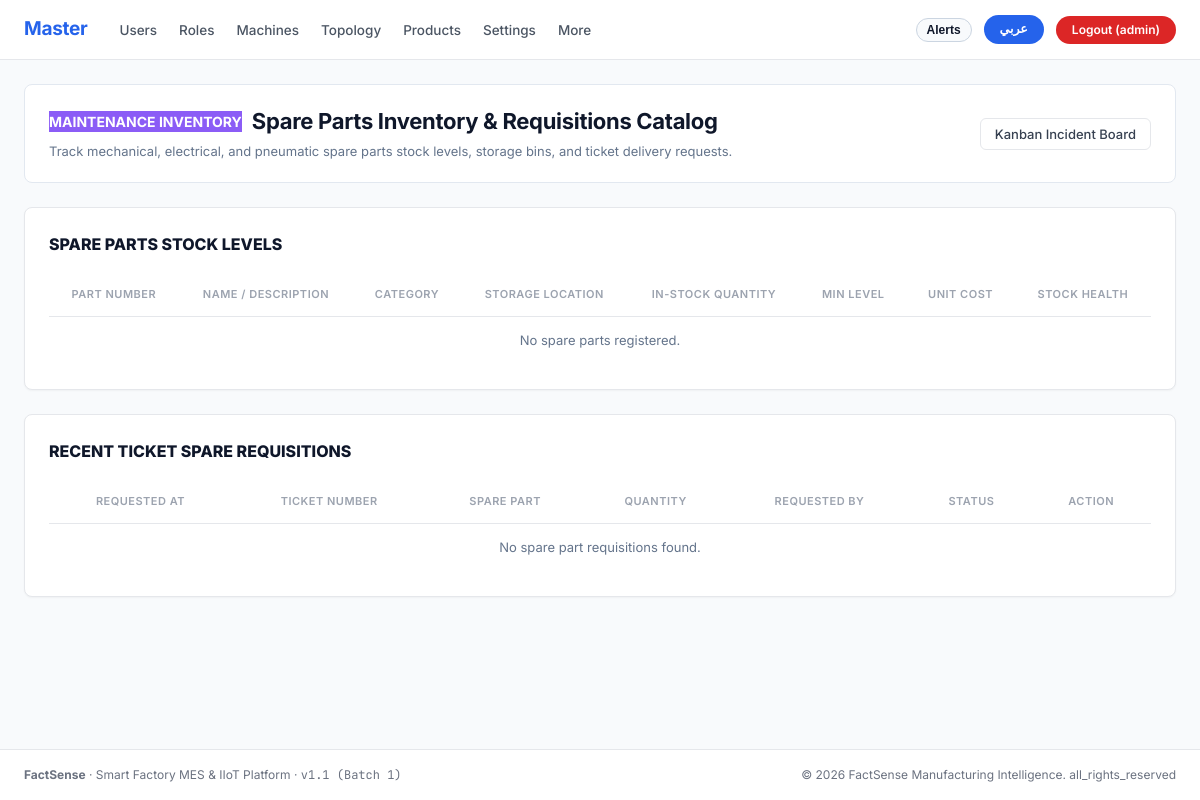
/maintenance/spares/ (signed in), run on an earlier commit of the app's database.
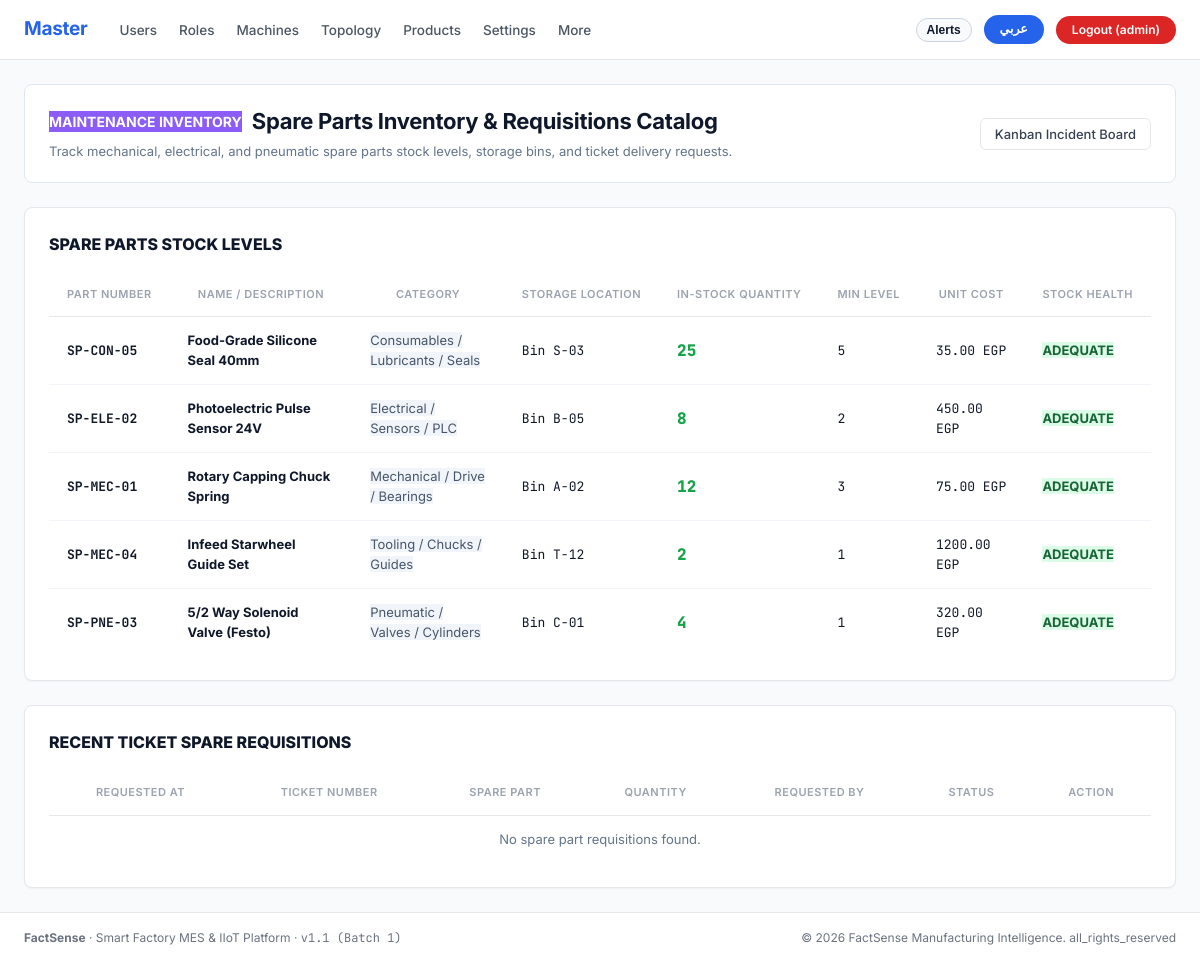
And on a later commit of the database.
### apps/operations/models.py (models this page shows, shortened)
class SparePart(models.Model):
    CATEGORY_CHOICES = [
        ('MECHANICAL', 'Mechanical / Drive / Bearings'),
        ('ELECTRICAL', 'Electrical / Sensors / PLC'),
        ('PNEUMATIC', 'Pneumatic / Valves / Cylinders'),
        ('TOOLING', 'Tooling / Chucks / Guides'),
        ('CONSUMABLE', 'Consumables / Lubricants / Seals'),
    ]
    id = models.UUIDField(primary_key=True, default=uuid.uuid4, editable=False)
    factory = models.ForeignKey(Factory, on_delete=models.CASCADE, related_name='spare_parts', null=True, blank=True)
    part_number = models.CharField(max_length=50, unique=True)
    name = models.CharField(max_length=150)
    name_ar = models.CharField(max_length=150, blank=True)
    category = models.CharField(max_length=30, choices=CATEGORY_CHOICES, default='MECHANICAL')
    in_stock_quantity = models.PositiveIntegerField(default=10)
    min_stock_level = models.PositiveIntegerField(default=2)
    unit_cost = models.DecimalField(max_digits=10, decimal_places=2, default=Decimal('50.00'))
    storage_location = models.CharField(max_length=50, default='Bin A-01')
    class Meta:
        ordering = ['part_number']
    @property
    def is_low_stock(self):
        return self.in_stock_quantity <= self.min_stock_level

### apps/portal/views.py (the view)
# urls.py: path('maintenance/spares/', views.maintenance_spares, name='maintenance_spares'),
@role_required('maintenance', 'admin')
def maintenance_spares(request):
    return operations_views.maintenance_spares_view(request)

### apps/accounts/context_processors.py (called while the page is built)
def branding_context(request):
    return {
        'BRAND_NAME': 'FactSense',
        'BRAND_TAGLINE': 'Smart Factory MES & IIoT Platform',
        'APP_VERSION': 'v1.1 (Batch 1)',
        'CURRENT_YEAR': 2026,
    }

### apps/accounts/navigation.py (called while the page is built)
def get_navigation_for_role(role_code, current_path='', lang='en'):
    items = ROLE_NAV_CONFIG.get(role_code, [])
    primary_links = []
    more_links = []
    for label_key, url_name, is_more in items:
        try:
            url = reverse(url_name)
        except Exception:
            url = f"/{url_name}/"
        label = get_translation(label_key, lang=lang)
        is_active = (current_path == url or (url != '/' and current_path.startswith(url)))
        link_item = {
            'label': label,
            'url_name': url_name,
            'url': url,
            'is_active': is_active,
        }
        if is_more:
            more_links.append(link_item)
        else:
            primary_links.append(link_item)
    return {
        'primary': primary_links,
        'more': more_links,
        'has_more': len(more_links) > 0,
    }

### apps/accounts/translations.py (called while the page is built)
    def __getitem__(self, key):
        return get_translation(key, lang=self.lang)

### templates/portal/maintenance_spares.html (shortened to what the changed rows need)
{% extends 'base.html' %}
{% block content %}
<div class="fs-spares-page" style="max-width: 1400px; margin: 0 auto;">
  <div class="fs-page-header" style="background: #FFFFFF; padding: 20px 24px; border-radius: 8px; border: 1px solid #E2E8F0; margin-bottom: 24px; display: flex; justify-content: space-between; align-items: center; flex-wrap: wrap; gap: 16px;">
    <div>
      <div style="display: flex; align-items: center; gap: 10px; margin-bottom: 4px;">
        <h1 class="fs-page-title" style="font-size: 22px; margin: 0; color: #0F172A;">
          {% if is_rtl %}مخزون قطع الغيار وطلبات التوريد (Spare Parts Requisitions){% else %}Spare Parts Inventory &amp; Requisitions Catalog{% endif %}
        </h1>
      </div>
    </div>
  </div>
  <div class="fs-table-card" style="padding: 24px; margin-bottom: 24px;">
    <h2 style="font-size: 16px; font-weight: 800; color: #0F172A; text-transform: uppercase; margin-bottom: 16px;">
      Spare Parts Stock Levels
    </h2>
    <table class="fs-table" style="font-size: 13px;">
      <thead>
        <tr>
          <th>Part Number</th>
          <th>Name / Description</th>
          <th>Category</th>
          <th>Storage Location</th>
          <th>In-Stock Quantity</th>
          <th>Min Level</th>
          <th>Unit Cost</th>
          <th>Stock Health</th>
        </tr>
      </thead>
      <tbody>
        {% for sp in spares %}
          <tr>
            <td class="font-mono" style="font-weight: 700;">{{ sp.part_number }}</td>
            <td style="font-weight: 700; color: #0F172A;">{{ sp.name }}</td>
            <td><span class="fs-role-tag" style="background: #F1F5F9; color: #475569;">{{ sp.get_category_display }}</span></td>
            <td class="font-mono">{{ sp.storage_location }}</td>
            <td class="font-mono" style="font-size: 16px; font-weight: 800; color: {% if sp.is_low_stock %}#DC2626{% else %}#16A34A{% endif %};">
              {{ sp.in_stock_quantity }}
            </td>
            <td class="font-mono">{{ sp.min_stock_level }}</td>
            <td class="font-mono">{{ sp.unit_cost }} EGP</td>
            <td>
              {% if sp.is_low_stock %}
                <span class="fs-role-tag" style="background: #FEE2E2; color: #991B1B; font-weight: 800;">
                  LOW STOCK REORDER
                </span>
              {% else %}
                <span class="fs-role-tag" style="background: #DCFCE7; color: #166534; font-weight: 700;">
                  ADEQUATE
                </span>
              {% endif %}
            </td>
          </tr>
        {% empty %}
          <tr><td colspan="8" style="text-align: center; color: #64748B;">No spare parts registered.</td></tr>
        {% endfor %}
      </tbody>
    </table>
  </div>
  <div class="fs-table-card" style="padding: 24px;">
    <h2 style="font-size: 16px; font-weight: 800; color: #0F172A; text-transform: uppercase; margin-bottom: 16px;">
      Recent Ticket Spare Requisitions
    </h2>
    <table class="fs-table" style="font-size: 13px;">
      <thead>
        <tr>
          <th>Requested At</th>
          <th>Ticket Number</th>
          <th>Spare Part</th>
          <th>Quantity</th>
          <th>Requested By</th>
          <th>Status</th>
          <th>Action</th>
        </tr>
      </thead>
    </table>
  </div>
</div>
{% endblock %}

### templates/components/navbar.html (shortened to what this page needs)
{% load static i18n %}
<header class="fs-navbar">
  <div class="fs-navbar-container">
    <div class="fs-navbar-left">
      <a href="{% url 'role_landing' %}" class="fs-brand-title">
        {% if active_role == 'planner' or active_role == 'admin' %}
          Master
        {% elif is_rtl and active_role_obj.name_ar %}
          {{ active_role_obj.name_ar }}
        {% else %}
          {{ active_role_obj.name|default:'FactSense' }}
        {% endif %}
      </a>
      <nav aria-label="Main Navigation">
        <ul class="fs-nav-links">
          {% if nav %}
            {% for item in nav.primary %}
              <li>
                <a href="{{ item.url }}" class="fs-nav-link {% if item.is_active %}active{% endif %}">
                  {{ item.label }}
                </a>
              </li>
            {% endfor %}
            {% if nav.has_more %}
              <li class="fs-dropdown">
                <a href="javascript:void(0)" class="fs-nav-link">
                  {% trans "More" %}
                </a>
              </li>
            {% endif %}
          {% endif %}
        </ul>
      </nav>
    </div>
    <div class="fs-navbar-right">
      {% if request.user.is_authenticated %}
        <button type="button" class="fs-pill-lang" onclick="toggleNotificationDrawer()" title="{% trans 'Real-Time Alerts Drawer' %}" style="background-color: #F8FAFC; color: #0F172A; border: 1px solid #CBD5E1; cursor: pointer; display: inline-flex; align-items: center; gap: 6px; padding: 4px 10px;">
          <span style="font-weight: 700; font-size: 12px;">{% trans "Alerts" %}</span>
        </button>
      {% endif %}
      {% if lang == 'ar' %}
        <a href="{% url 'set_language' %}?lang=en" class="fs-pill-lang" title="Switch to English">
          EN
        </a>
      {% else %}
        <a href="{% url 'set_language' %}?lang=ar" class="fs-pill-lang" title="التحويل إلى العربية">
          عربي
        </a>
      {% endif %}
      {% if request.user.is_authenticated %}
        <div class="fs-role-switch-wrap">
          <a href="{% url 'logout' %}" class="fs-pill-logout" title="{% trans 'Sign Out' %}">
            {% trans "Logout" %} ({{ active_role|default:'user' }})
          </a>
        </div>
      {% else %}
        <a href="{% url 'login' %}" class="fs-pill-logout" style="background-color: #2563EB;">
          {% trans "Sign In" %}
        </a>
      {% endif %}
    </div>
  </div>
</header>

What changed in the data, as far as the page shows it:
added SparePart: part_number "SP-CON-05", name "Food-Grade Silicone Seal 40mm", category "Consumables / Lubricants / Seals", storage_location "Bin S-03", in_stock_quantity "25", min_stock_level "5", unit_cost "35.00", shows "ADEQUATE"
added SparePart: part_number "SP-ELE-02", name "Photoelectric Pulse Sensor 24V", category "Electrical / Sensors / PLC", storage_location "Bin B-05", in_stock_quantity "8", min_stock_level "2", unit_cost "450.00", shows "ADEQUATE"
added SparePart: part_number "SP-MEC-01", name "Rotary Capping Chuck Spring", category "Mechanical / Drive / Bearings", storage_location "Bin A-02", in_stock_quantity "12", min_stock_level "3", unit_cost "75.00", shows "ADEQUATE"
added SparePart: part_number "SP-MEC-04", name "Infeed Starwheel Guide Set", category "Tooling / Chucks / Guides", storage_location "Bin T-12", in_stock_quantity "2", min_stock_level "1", unit_cost "1200.00", shows "ADEQUATE"
added SparePart: part_number "SP-PNE-03", name "5/2 Way Solenoid Valve (Festo)", category "Pneumatic / Valves / Cylinders", storage_location "Bin C-01", in_stock_quantity "4", min_stock_level "1", unit_cost "320.00", shows "ADEQUATE"
Also different on the page:
text no longer shown: "No spare parts registered."
